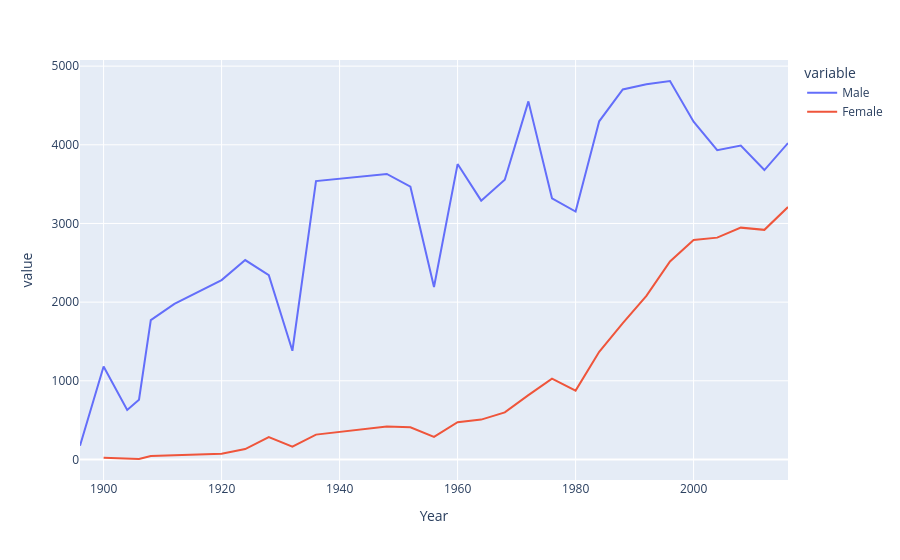

Notebook source saved alongside this figure:
### Code cell
px.line(final,x='Year',y=['Male','Female'])

### Figure 1 — Plotly figure (JSON) as saved in the notebook; plotly's stock layout.template omitted (floating-point values rounded to 4 significant figures)
{"data": [{"hovertemplate": "variable=Male<br>Year=%{x}<br>value=%{y}<extra></extra>", "legendgroup": "Male", "line": {"color": "#636efa", "dash": "solid"}, "marker": {"symbol": "circle"}, "mode": "lines", "name": "Male", "orientation": "v", "showlegend": true, "type": "scatter", "x": [1896, 1900, 1904, 1906, 1908, 1912, 1920, 1924, 1928, 1932, 1936, 1948, 1952, 1956, 1960, 1964, 1968, 1972, 1976, 1980, 1984, 1988, 1992, 1996, 2000, 2004, 2008, 2012, 2016], "xaxis": "x", "y": [174.0, 1181.0, 629.0, 759.0, 1772.0, 1978.0, 2280.0, 2535.0, 2342.0, 1382.0, 3539.0, 3629.0, 3468.0, 2193.0, 3755.0, 3290.0, 3555.0, 4552.0, 3320.0, 3151.0, 4299.0, 4704.0, 4769.0, 4811.0, 4294.0, 3931.0, 3990.0, 3679.0, 4022.0], "yaxis": "y"}, {"hovertemplate": "variable=Female<br>Year=%{x}<br>value=%{y}<extra></extra>", "legendgroup": "Female", "line": {"color": "#EF553B", "dash": "solid"}, "marker": {"symbol": "circle"}, "mode": "lines", "name": "Female", "orientation": "v", "showlegend": true, "type": "scatter", "x": [1896, 1900, 1904, 1906, 1908, 1912, 1920, 1924, 1928, 1932, 1936, 1948, 1952, 1956, 1960, 1964, 1968, 1972, 1976, 1980, 1984, 1988, 1992, 1996, 2000, 2004, 2008, 2012, 2016], "xaxis": "x", "y": [NaN, 23.0, 6.0, 6.0, 44.0, 53.0, 73.0, 132.0, 285.0, 162.0, 316.0, 420.0, 409.0, 288.0, 473.0, 507.0, 599.0, 818.0, 1028.0, 875.0, 1368.0, 1734.0, 2080.0, 2518.0, 2790.0, 2820.0, 2947.0, 2919.0, 3209.0], "yaxis": "y"}], "layout": {"legend": {"title": {"text": "variable"}, "tracegroupgap": 0}, "margin": {"t": 60}, "xaxis": {"anchor": "y", "domain": [0, 1], "title": {"text": "Year"}}, "yaxis": {"anchor": "x", "domain": [0, 1], "title": {"text": "value"}}}}
